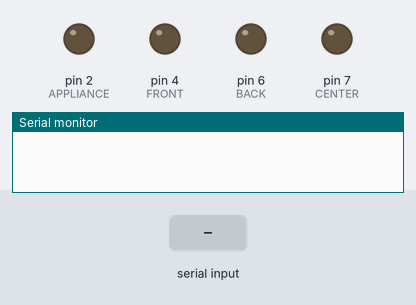
Bench run of a sketch on a simulated Arduino Uno, built with avr-gcc and run on an emulated ATmega328P. Shown: output pins drawn as LEDs (lit = HIGH), the last lines printed to the serial monitor. The inputs (shaded band) are chosen by the test bench. The modem accepts every AT command (registered, SIM ready, sends succeed) and sends nothing else.

Above: at 4.2 s.
4.3 s: "+256754832171" received over the second serial link
At 7.8 s:
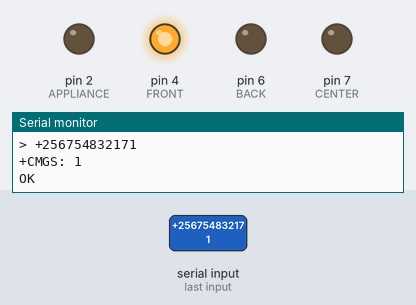
At 11.3 s:
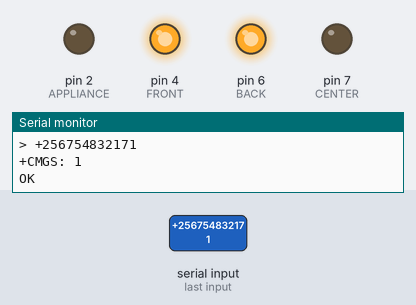
Timing chart, 0 to 22.3 s (numbered marks = the images above; inputs shaded):
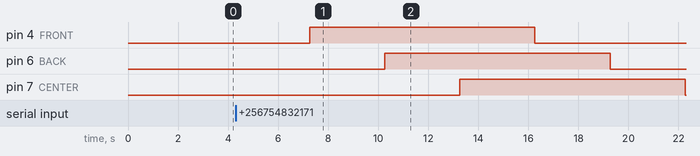

The sketch:

plana.ino
```cpp
#include <SoftwareSerial.h>

// initialize the GSM module with the correct pins
SoftwareSerial gsm(10, 11); // RX, TX
#define  APPLIANCE 2
#define  FRONT 4
#define  BACK 6
#define  CENTER 7

void sendmassage(String to_send);
void SendMessagestart();
int n=1;
int num;
// initialize a variable to store the received message
String receivedMessage;
String phoneNumber;

void setup() {
  // set up the serial communication with the computer
  pinMode(APPLIANCE, OUTPUT);
  pinMode(FRONT, OUTPUT);
  pinMode(BACK, OUTPUT);
  pinMode(CENTER, OUTPUT);

  Serial.begin(9600);
  gsm.begin(9600);


  // configure the GSM module to receive SMS messages
  gsm.println("AT+CMGF=1");
  gsm.println("AT+CMGD=1,4");
  delay(2000);
  gsm.println("AT+CNMI=1,2,0,0,0");
  delay(1000);


}

void loop() {
  if (gsm.available()) {
      if (n==1){
      SendMessagestart();
      }
      receivedMessage = gsm.readString();
      Serial.println(receivedMessage);
      String message = receivedMessage;
      int index1 = message.indexOf("\"", 0);
      int index2 = message.indexOf("\"", index1 + 1);
      phoneNumber = message.substring(index1 + 1, index2);

      }

     if (phoneNumber.indexOf("+256754832171") != -1 || phoneNumber.indexOf("+256200943332") != -1 ) {

     if (receivedMessage.indexOf("ALL ON") != -1 || receivedMessage.indexOf("BYONA ON") != -1 || receivedMessage.indexOf("BYOSI ON") != -1 ) {
      digitalWrite(APPLIANCE, HIGH);
      digitalWrite(FRONT, HIGH);
      digitalWrite(BACK, HIGH);
      digitalWrite(CENTER, HIGH);
     sendmassage("All switches are on");

    }
    else if (receivedMessage.indexOf("ALL OFF") != -1 || receivedMessage.indexOf("BYONA OFF") != -1 || receivedMessage.indexOf("BYOSI OFF") != -1  ) {
      digitalWrite(APPLIANCE, LOW);
      digitalWrite(FRONT, LOW);
      digitalWrite(BACK, LOW);
      digitalWrite(CENTER, LOW);
      sendmassage("All lights are off");

    }

    if (receivedMessage.indexOf("FRONT ON") != -1  || receivedMessage.indexOf("MUMASO YAKA") != -1 || receivedMessage.indexOf("IBURANGISI ON") != -1 ) {
      digitalWrite(FRONT, HIGH);
      sendmassage("Front Lights are on");

    }
    else if (receivedMessage.indexOf("FRONT OFF") != -1  || receivedMessage.indexOf("MUMASO VAKO") != -1 || receivedMessage.indexOf("IBURANGISI OFF") != -1) {
      digitalWrite(FRONT, LOW);
      sendmassage("Front Lights are off");

    }
    if (receivedMessage.indexOf("BACK ON") != -1  || receivedMessage.indexOf("MABEGA YAKA") != -1 || receivedMessage.indexOf("INYUMA ON") != -1) {
      digitalWrite(BACK, HIGH);
      sendmassage("Back lights are on");

    }
    else if (receivedMessage.indexOf("BACK OFF") != -1  || receivedMessage.indexOf("MABEGA VAKO") != -1 || receivedMessage.indexOf("INYUMA OFF") != -1) {
      digitalWrite(BACK, LOW);
      sendmassage("Back lights are off");
    }
     if (receivedMessage.indexOf("CENTER ON") != -1  || receivedMessage.indexOf("MAKATI YAKA") != -1 || receivedMessage.indexOf("AKARI ON") != -1) {
      digitalWrite(CENTER, HIGH);
      sendmassage("Center light is on");

    }
    else if (receivedMessage.indexOf("CENTER OFF") != -1 || receivedMessage.indexOf("MAKATI VAKO") != -1 || receivedMessage.indexOf("AKARI OFF") != -1) {
      digitalWrite(CENTER, LOW);
      sendmassage("Center light is off");

    }

    if (receivedMessage.indexOf("APPLIANCE ON") != -1 || receivedMessage.indexOf("TEKAKO FRIGI") != -1) {
      digitalWrite(APPLIANCE, HIGH);
      sendmassage("Appliance is on");

    }
    else if (receivedMessage.indexOf("APPLIANCE OFF") != -1 || receivedMessage.indexOf("JAKO FRIGI") != -1) {
      digitalWrite(APPLIANCE, LOW);
      sendmassage("Appliance is off");

    }

     }
     n+=1;

      if(receivedMessage.indexOf(" ") != -1 ){
        digitalWrite(FRONT, HIGH);
        delay(3000);
        digitalWrite(BACK, HIGH);
        delay(3000);
        digitalWrite(CENTER, HIGH);
        delay(3000);
        digitalWrite(FRONT, LOW);
        delay(3000);
        digitalWrite(BACK, LOW);
        delay(3000);
        digitalWrite(CENTER, LOW);
        delay(3000);
      }else if(receivedMessage.indexOf("/") != -1 ) {
        digitalWrite(FRONT, LOW);
        delay(5000);
        digitalWrite(BACK, LOW);
        delay(5000);
        digitalWrite(CENTER, LOW);
        delay(5000);

      }
      receivedMessage = "";

}
void sendmassage(String to_send){
      gsm.print("AT+CMGS=\"");
      gsm.print(phoneNumber);
      gsm.println("\"");
      delay(1000);
      gsm.print(to_send);
      gsm.println((char)26);// ASCII code of CTRL+Z
      delay(1000);

  }

   void SendMessagestart()
{
  gsm.println("AT+CMGS=\"+256754832171\"\r");
  delay(1000);
  gsm.print("YOU'RE WELCOME TO PROJECT AUTOMATION OF HOME APPLIANCES\nWord used not recognized\n+try\n1.FRONT ON\n2.BACK ON\n3.CENTER ON\n4.APPLIANCE ON\nALL ON\n relplace ON with OFF to turn OFF");
  delay(1000);
  gsm.println((char)26);// ASCII code of CTRL+Z
  delay(1000);
}
```
